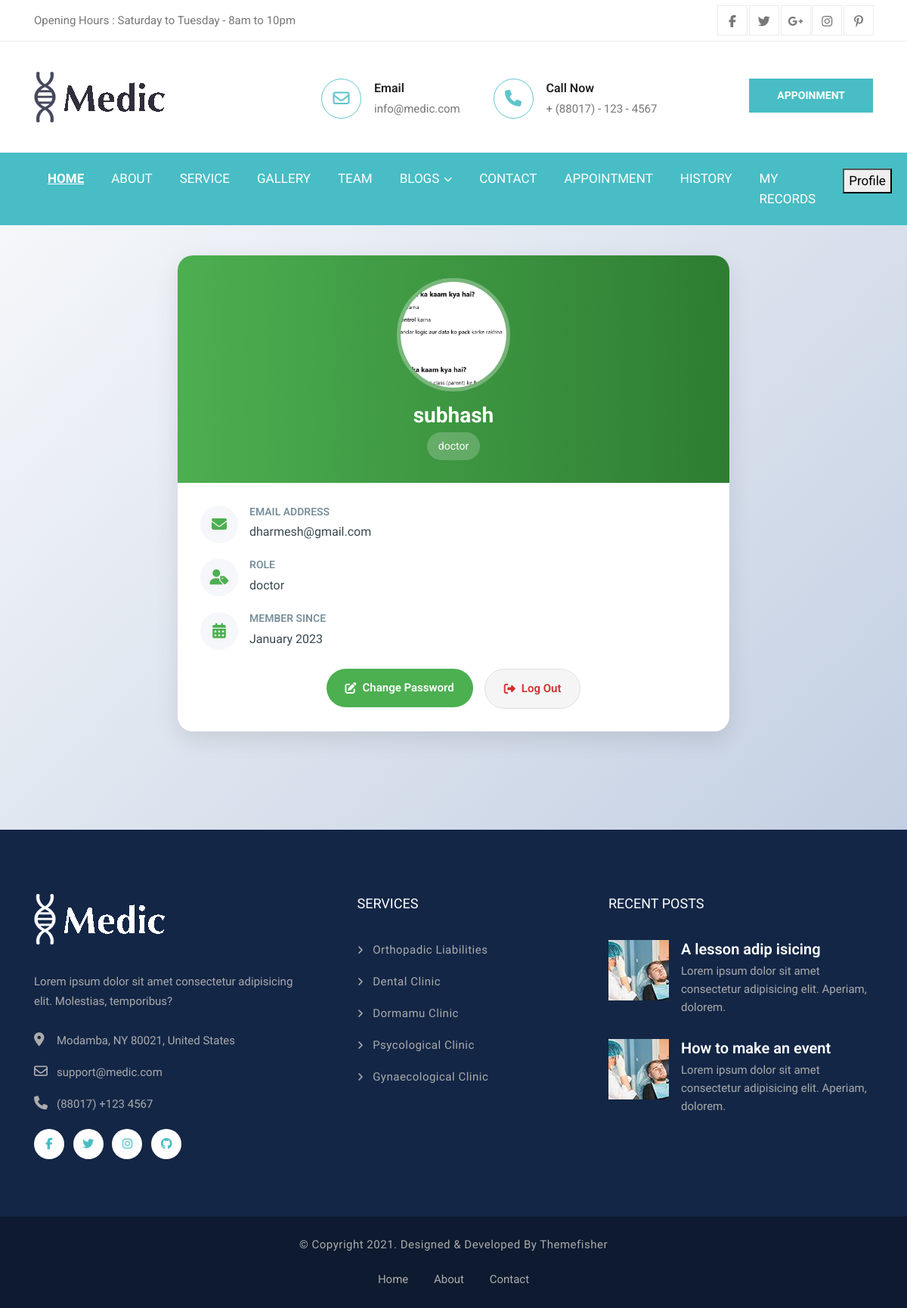
Page /profile/ (signed in) on the committed database.
### myapp/models.py (models this page shows, shortened)
class User(models.Model):
    ROLES = (
        ("patient", "Patient"),
        ("doctor", "Doctor"),
        ("admin", "Admin"),
    )
    name=models.CharField(max_length=50)
    email=models.EmailField()
    mobile = models.BigIntegerField()
    role = models.CharField(max_length=20, choices=ROLES, default="patient")
    photo=models.ImageField(default="",upload_to="user_photo")
    password=models.CharField(max_length=20)
    created_at = models.DateTimeField(auto_now_add=True)

### myapp/views.py (the view)
# urls.py: path('profile/', views.profile, name='profile'),
def profile(request):
    email = request.session.get('email')
    if not email:
        return redirect('login')
    user = User.objects.get(email=email)
    return render(request, 'profile.html', {'user': user})

### myapp/templates/profile.html (shortened to what this page needs)
{% extends "header.html" %}
{% load static %}
{% block content %}
<div class="profile-container">
    <div class="container">
        <div class="row justify-content-center">
            <div class="col-md-10 col-lg-8">
                <div class="profile-card">
                    <div class="profile-header">
                        <img src="{{ user.photo.url }}" alt="Profile Photo" class="profile-avatar">
                        <h1 class="profile-name">{{ user.name }}</h1>
                        <div class="profile-role">{{ user.role }}</div>
                    </div>
                    <div class="profile-info">
                        <div class="info-item">
                            <div class="info-icon">
                                <i class="fas fa-envelope"></i>
                            </div>
                            <div class="info-content">
                                <h4>EMAIL ADDRESS</h4>
                                <p>{{ user.email }}</p>
                            </div>
                        </div>
                        <div class="info-item">
                            <div class="info-icon">
                                <i class="fas fa-user-tag"></i>
                            </div>
                            <div class="info-content">
                                <h4>ROLE</h4>
                                <p>{{ user.role }}</p>
                            </div>
                        </div>
                        <div class="info-item">
                            <div class="info-icon">
                                <i class="fas fa-calendar-alt"></i>
                            </div>
                            <div class="info-content">
                                <h4>MEMBER SINCE</h4>
                                <p>January 2023</p>
                            </div>
                        </div>
                        <div class="action-buttons">
                            <a href="{% url 'changepass' %}"><button class="btn-edit">
                                <i class="fas fa-edit"></i> Change Password
                            </button></a>
                            <a href="{% url 'logout' %}" class="btn-logout">
                                <i class="fas fa-sign-out-alt"></i> Log Out
                            </a>
                        </div>
                    </div>
                </div>
            </div>
        </div>
    </div>
</div>
{% endblock %}

### myapp/static/css/style.css (style rules this page uses)
body { line-height: 1.4; font-family: "Source Sans Pro", sans-serif; -webkit-font-smoothing: antialiased; }
p { font-family: "Source Sans Pro", sans-serif; color: #848484; font-size: 16px; }
h1, h2, h3, h4, h5, h6 { font-family: "Roboto", sans-serif; font-weight: 600; }
body { font-size: 15px; color: #777777; line-height: 1.8em; font-weight: 400; background: #ffffff; background-size: cover; background-repeat: no-repeat; background-position: center top; -webkit-font-smoothing: antialiased; font-family: "Roboto", sans-serif; }
a { text-decoration: none; cursor: pointer; }
h1, h2, h3, h4, h5, h6 { margin: 0px; }
input, button, select, textarea { font-family: "Roboto", sans-serif; }
p { position: relative; line-height: 1.8em; }

### myapp/templates/profile.html (style rules this page uses)
.profile-container { background: linear-gradient(135deg, #f5f7fa 0%, #c3cfe2 100%); min-height: 100vh; padding: 40px 0; }
.profile-card { background: white; border-radius: 20px; box-shadow: 0 10px 30px rgba(0, 0, 0, 0.1); overflow: hidden; transition: transform 0.3s ease; }
.profile-header { background: linear-gradient(90deg, #4CAF50 0%, #2E7D32 100%); padding: 30px; color: white; text-align: center; }
.profile-avatar { width: 150px; height: 150px; border-radius: 50%; border: 5px solid rgba(255, 255, 255, 0.3); object-fit: cover; margin: 0 auto 15px; display: block; }
.profile-name { font-weight: 700; margin-bottom: 5px; font-size: 28px; }
.profile-role { background: rgba(255, 255, 255, 0.2); padding: 5px 15px; border-radius: 20px; display: inline-block; font-size: 14px; }
.profile-info { padding: 30px; }
.info-item { display: flex; margin-bottom: 20px; align-items: center; }
.info-icon { width: 50px; height: 50px; background: #f5f7fa; border-radius: 50%; display: flex; align-items: center; justify-content: center; margin-right: 15px; color: #4CAF50; font-size: 20px; }
.info-content h4 { margin: 0; font-size: 14px; color: #78909C; }
.info-content p { margin: 5px 0 0; color: #37474F; font-size: 16px; }
.action-buttons { display: flex; justify-content: center; gap: 15px; margin-top: 25px; }
.btn-edit { background: #4CAF50; color: white; border: none; padding: 12px 25px; border-radius: 30px; font-weight: 600; cursor: pointer; transition: all 0.3s; display: flex; align-items: center; gap: 8px; }
.btn-logout { background: #F5F5F5; color: #D32F2F; border: 1px solid #E0E0E0; padding: 12px 25px; border-radius: 30px; font-weight: 600; cursor: pointer; transition: all 0.3s; display: flex; align-items: center; gap: 8px; }

### rows in the picture
User: photo (picture), name "subhash", role "doctor", email "dharmesh@gmail.com"
